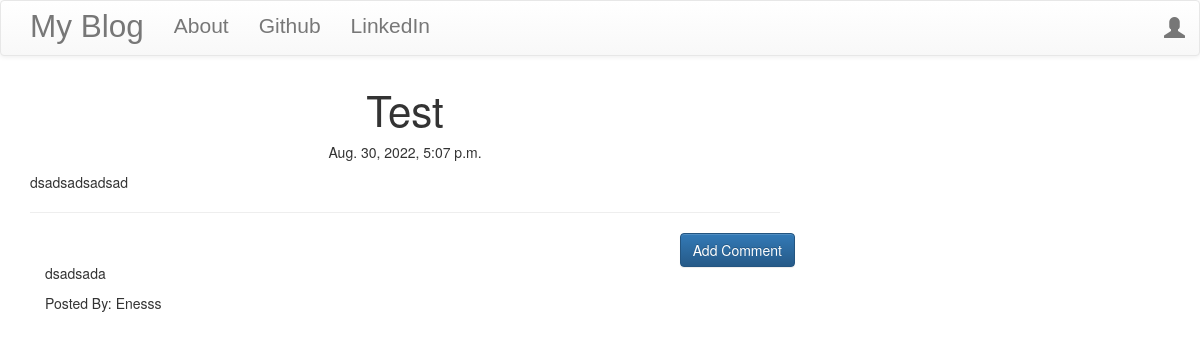
The app's page /post/1, older data.
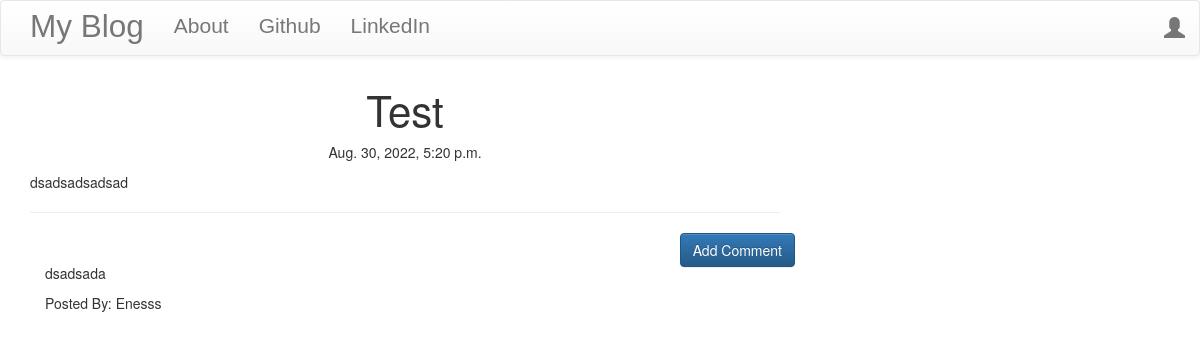
The same page, newer data.
### blog/models.py (models this page shows, shortened)
class Post(models.Model):
    author = models.ForeignKey('auth.User',on_delete = models.CASCADE)
    title = models.CharField(max_length=200)
    text = models.TextField()
    create_date = models.DateTimeField(default=timezone.now)
    published_date = models.DateTimeField(blank=True,null=True)

### blog/views.py (the view)
# urls.py: path('post/<int:pk>',views.PostDetailView.as_view(),name='post_detail'),
class PostDetailView(DetailView):
    model = Post

### blog/templates/blog/post_detail.html (shortened to what this page needs)
{% extends "blog/base.html" %}
{% block content %}
    <h1 class="posttitle loader">{{post.title}}</h1>
    {% if post.published_date %}
        <div class="date postdate">
            {{post.published_date}}
        </div>
    {% else %}
        <a class="btn btn-default" href="{% url 'post_publish' pk=post.pk %}">Publish</a>
    {% endif %}
    <p class="postcontent">{{post.text|safe|linebreaksbr}}</p>
    <hr>
    <a class="btn btn-primary btn-comment" href="{% url 'add_comment_to_post' pk=post.pk %}">Add Comment</a>
    <div class="container">
        {% for comment in post.comments.all %}
        <br>
            {% if user.is_authenticated or comment.approved_comment %}
                <p>{{comment.text|safe|linebreaks}}</p>
                <p>Posted By: {{comment.author}}</p>
            {% endif %}
            {% empty %}
            <p>No Comments!</p>
        {% endfor %}
    </div>
{% endblock %}

Row changes from the older to the newer data that the page shows:
changed Post "Test": published_date "Aug. 30, 2022, 5:07 p.m." → "Aug. 30, 2022, 5:20 p.m."
